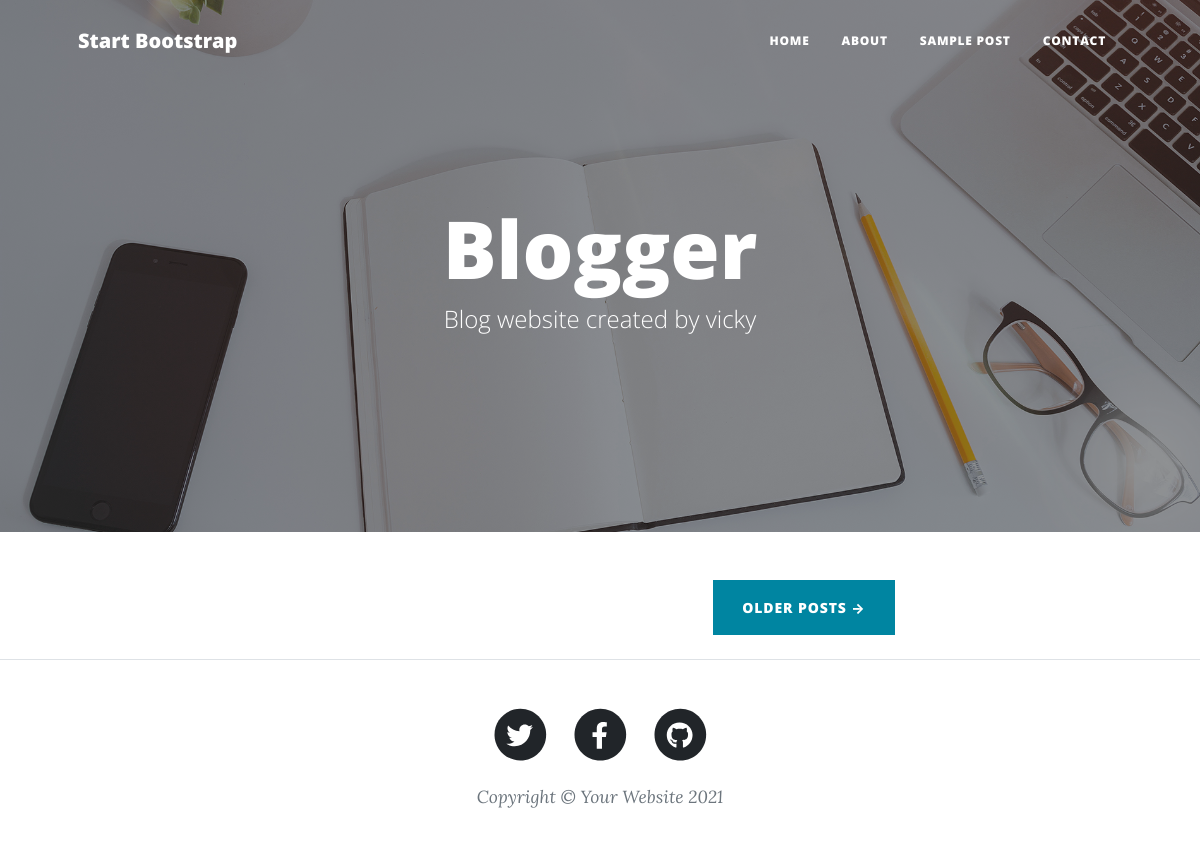
/, run on an earlier commit of the app's database.
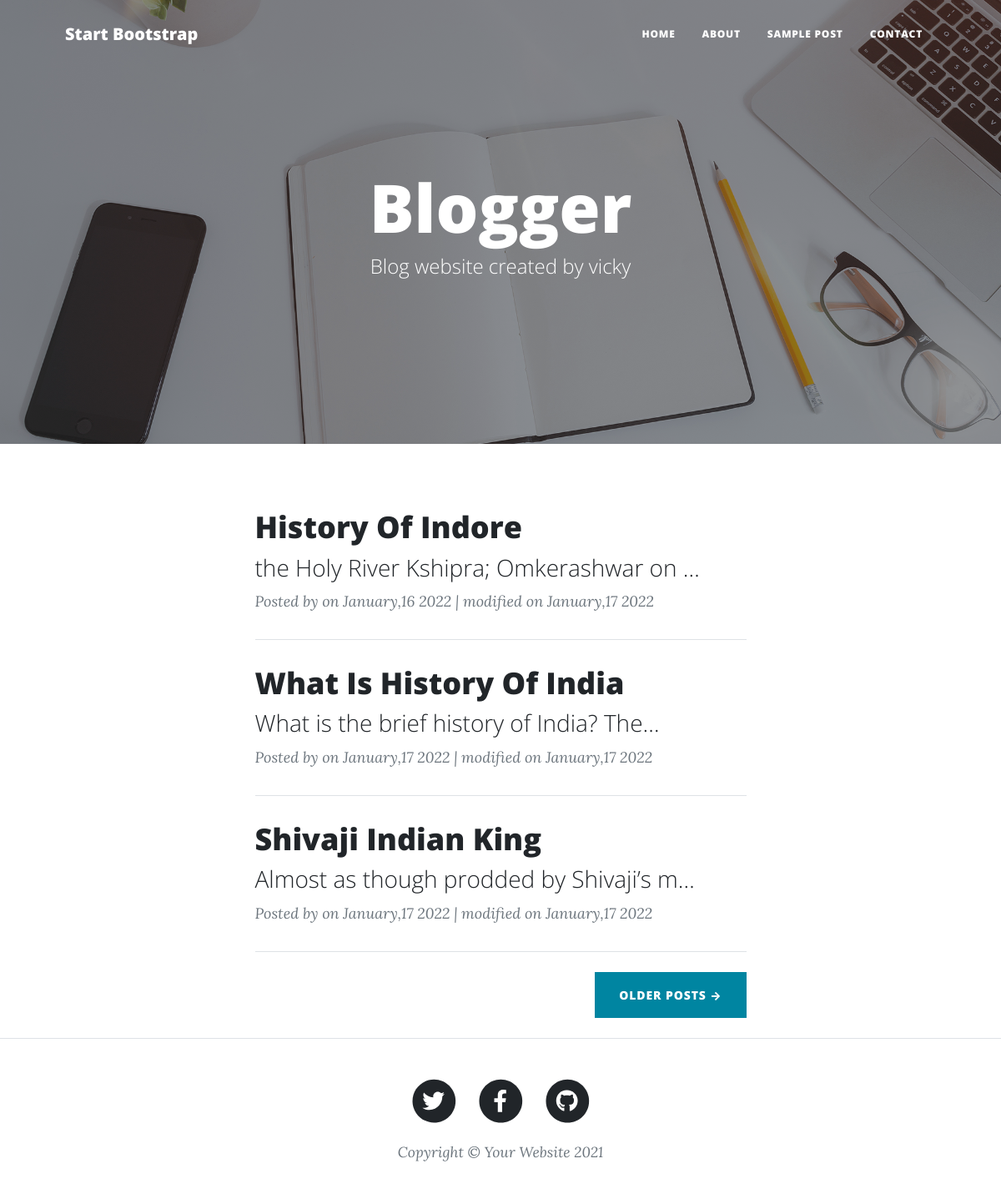
And on a later commit of the database.
### blog/models.py (models this page shows, shortened)
class Post(models.Model):
    STATUS_CHOICES = (
        ('DRAFT','Draft'),
        ('PUBLISHED','Published'),
        ('ARCHIEVED','Archieved')
    )
    title = models.TextField(max_length=125)
    content = models.TextField()
    summary = models.TextField(max_length=500, blank=True, null=True )
    slug = models.SlugField(max_length=125)
    auther = models.ForeignKey(User,on_delete= models.PROTECT)
    tags = models.ManyToManyField(Tag,related_name="posts")
    status = models.CharField(max_length=12 , choices=STATUS_CHOICES, default='DRAFT')
    created_at = models.DateTimeField(auto_now_add=True)
    modified_at = models.DateTimeField(auto_now=True)
    class Meta:
        ordering = ["-modified_at"]

### blog/views.py (the view)
# urls.py: path("",home_view, name= "home")
def home_view(request, *args, **kwargs):
    posts = Post.objects.filter(status = "PUBLISHED")
    context_data = {
        "title": "Home Blog | Posts",
        "posts": posts
    }
    return render(request, "blog/index.html", context_data)

### template/blog/index.html (shortened to what this page needs)
{% extends 'base.html' %}
{% block content %}
<div class="container px-4 px-lg-5">
    <div class="row gx-4 gx-lg-5 justify-content-center">
        <div class="col-md-10 col-lg-8 col-xl-7">
            {% for post in posts %}
            <div class="post-preview">
                <a href="#">
                    <h2 class="post-title">{{post.title|title}}</h2>
                    <h3 class="post-subtitle">{{post.summary|truncatechars:40}}</h3>
                </a>
                <p class="post-meta">
                    Posted by
                    on {{post.created_at|date:"F,d Y"}}
                    | modified on {{post.modified_at|date:"F,d Y"}}
                </p>
            </div>
            <hr class="my-4" />
            {% endfor %}
            <div class="d-flex justify-content-end mb-4"><a class="btn btn-primary text-uppercase" href="#!">Older Posts →</a></div>
        </div>
    </div>
</div>
{% endblock content %}

### template/base.html (shortened to what this page needs)
{% load static %}
<!DOCTYPE html>
<html lang="en">
    <head>
        <link rel="stylesheet" href="{% static 'css/styles.css' %}">
    </head>
    <body>
        <nav class="navbar navbar-expand-lg navbar-light" id="mainNav">
            <div class="container px-4 px-lg-5">
                <a class="navbar-brand" href="index.html">Start Bootstrap</a>
                <div class="collapse navbar-collapse" id="navbarResponsive">
                    <ul class="navbar-nav ms-auto py-4 py-lg-0">
                        <li class="nav-item"><a class="nav-link px-lg-3 py-3 py-lg-4" href="#">Home</a></li>
                        <li class="nav-item"><a class="nav-link px-lg-3 py-3 py-lg-4" href="#">About</a></li>
                        <li class="nav-item"><a class="nav-link px-lg-3 py-3 py-lg-4" href="#">Sample Post</a></li>
                        <li class="nav-item"><a class="nav-link px-lg-3 py-3 py-lg-4" href="#">Contact</a></li>
                    </ul>
                </div>
            </div>
        </nav>
        <header class="masthead" style="background-image: url('static/assets/img/home-bg.jpg')">
            <div class="container position-relative px-4 px-lg-5">
                <div class="row gx-4 gx-lg-5 justify-content-center">
                    <div class="col-md-10 col-lg-8 col-xl-7">
                        <div class="site-heading">
                            <h1>Blogger</h1>
                            <span class="subheading">Blog website created by vicky </span>
                        </div>
                    </div>
                </div>
            </div>
        </header>
        {% block content%}
        {% endblock content%}
        <footer class="border-top">
            <div class="container px-4 px-lg-5">
                <div class="row gx-4 gx-lg-5 justify-content-center">
                    <div class="col-md-10 col-lg-8 col-xl-7">
                        <ul class="list-inline text-center">
                            <li class="list-inline-item">
                                <a href="#!">
                                    <span class="fa-stack fa-lg">
                                        <i class="fas fa-circle fa-stack-2x"></i>
                                        <i class="fab fa-twitter fa-stack-1x fa-inverse"></i>
                                    </span>
                                </a>
                            </li>
                            <li class="list-inline-item">
                                <a href="#!">
                                    <span class="fa-stack fa-lg">
                                        <i class="fas fa-circle fa-stack-2x"></i>
                                        <i class="fab fa-facebook-f fa-stack-1x fa-inverse"></i>
                                    </span>
                                </a>
                            </li>
                            <li class="list-inline-item">
                                <a href="#!">
                                    <span class="fa-stack fa-lg">
                                        <i class="fas fa-circle fa-stack-2x"></i>
                                        <i class="fab fa-github fa-stack-1x fa-inverse"></i>
                                    </span>
                                </a>
                            </li>
                        </ul>
                        <div class="small text-center text-muted fst-italic">Copyright &copy; Your Website 2021</div>
                    </div>
                </div>
            </div>
        </footer>
    </body>
</html>

What changed in the data, as far as the page shows it:
now on this page (row edited): Post: title "History Of Indore", summary "the Holy River Kshipra; Omkerashwar on …", created_at "January,16 2022", modified_at "January,17 2022"
added Post: title "What Is History Of India", summary "What is the brief history of India? The…", created_at "January,17 2022", modified_at "January,17 2022"
added Post: title "Shivaji Indian King", summary "Almost as though prodded by Shivaji’s m…", created_at "January,17 2022", modified_at "January,17 2022"
